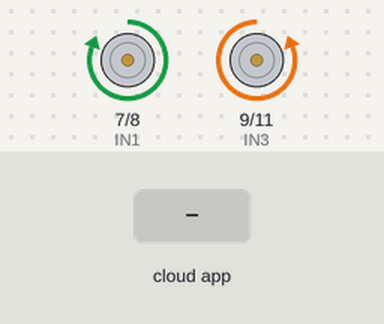
Bench run of a sketch on a simulated Arduino Uno, built with avr-gcc and run on an emulated ATmega328P. On the bench: motor-driver pin pairs drawn as motors (green arrow = first pin HIGH = forward, orange = second pin HIGH = backward, longer = more drive, scaled by the enable pin). Inputs (shaded band) come from the test bench. The ROS host is connected and sends only what is stated.

Above: at 1.2 s.
1.3 s: the phone or cloud app sets mov to 0
At 1.9 s:
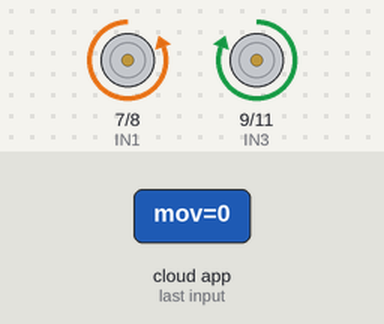
2.8 s: the phone or cloud app sets mov to 1
At 4.2 s:
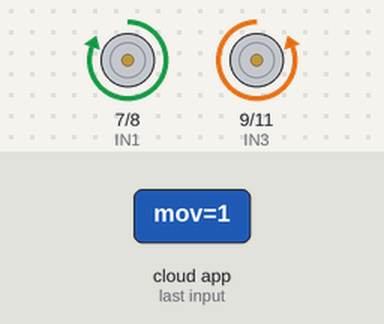
Timing chart, 0 to 5.8 s (numbered marks = the images above; inputs shaded):
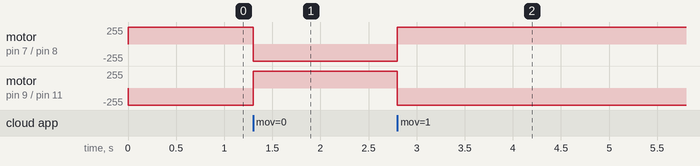

Measured:
- after the input at 1.3 s, motor on pin 7 (IN1) / pin 8 (IN2): forward 255/255 → backward 255/255 at once; motor on pin 9 (IN3) / pin 11 (IN4): backward 255/255 → forward 255/255 at once
- after the input at 2.8 s, motor on pin 7 (IN1) / pin 8 (IN2): backward 255/255 → forward 255/255 at once; motor on pin 9 (IN3) / pin 11 (IN4): forward 255/255 → backward 255/255 at once

The sketch:

dc_motor_on_off.ino
```cpp
// -------------------- Arduino Headers -----------------------
#include <ArduinoHardware.h>

// ---------------------- ROS Headers -------------------------
#include <ros.h>
#include <std_msgs/Empty.h>


// -------------------- Global declarations -------------------

// Ports for H Bridge
#define ENA 5
#define ENB 6
#define IN1 7
#define IN2 8
#define IN3 9
#define IN4 11

// Declare node handle
ros::NodeHandle  nh;

// ----------------------- FUNCTION DECLARATIONS --------------------

/**
 * Callback for /mov topic, to put on/off mode of the motors.
 *
 * @param mov Empty message that is used as a flag to change
 *        the state of the motors (toggle)
  */
void motor_callback(const std_msgs::Empty& mov)
{
   digitalWrite(IN1,HIGH-digitalRead(IN1));
   digitalWrite(IN2,HIGH-digitalRead(IN2));
   digitalWrite(IN3,HIGH-digitalRead(IN3));
   digitalWrite(IN4,HIGH-digitalRead(IN4));
}
// Subscriber to /mov topic
ros::Subscriber<std_msgs::Empty> sub("/mov", &motor_callback);

// ----------------------- MAIN PROGRAM -------------------------

void setup()
{
  // Specifying ports previously defined
  pinMode(IN1,OUTPUT);
  pinMode(IN2,OUTPUT);
  pinMode(IN3,OUTPUT);
  pinMode(IN4,OUTPUT);
  pinMode(ENA,OUTPUT);
  pinMode(ENB,OUTPUT);

  // Initialize state of DC Motors
  digitalWrite(ENB,HIGH);
  digitalWrite(ENA,HIGH);
  digitalWrite(IN1,HIGH);
  digitalWrite(IN2,LOW);
  digitalWrite(IN3,LOW);
  digitalWrite(IN4,HIGH);

  // Initialize communications
  nh.initNode();

  nh.subscribe(sub);
}

void loop()
{
  nh.spinOnce();
  delay(1);
}
```
